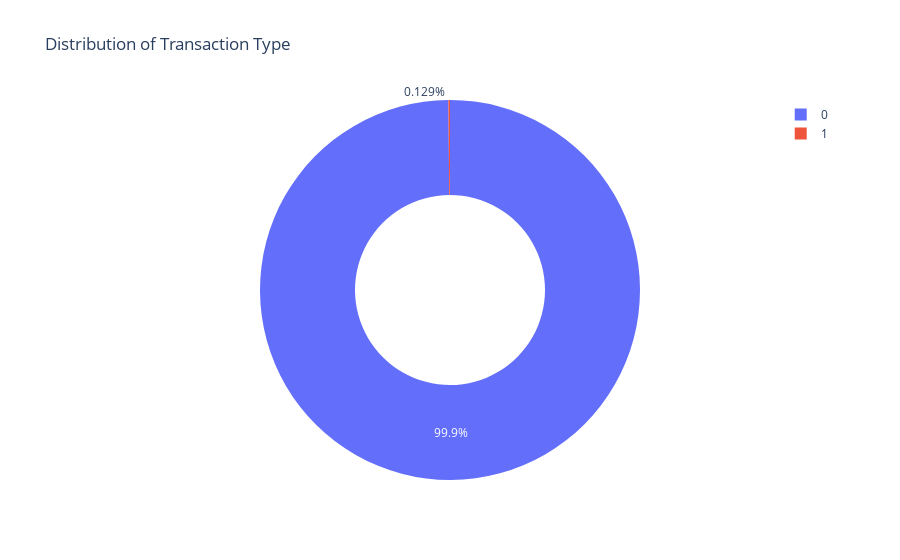

The code cell stored with this chart in its notebook:
### Code cell
type = df["isFraud"].value_counts()
transactions = type.index
quantity = type.values

import plotly.express as px
figure = px.pie(df, 
             values=quantity, 
             names=transactions,hole = 0.5, 
             title="Distribution of Transaction Type")
figure.show()

### Figure 1 — Plotly figure (JSON) as saved in the notebook; plotly's stock layout.template omitted (floating-point values rounded to 4 significant figures)
{"data": [{"domain": {"x": [0, 1], "y": [0, 1]}, "hole": 0.5, "hovertemplate": "label=%{label}<br>value=%{value}<extra></extra>", "labels": [0, 1], "legendgroup": "", "name": "", "showlegend": true, "type": "pie", "values": [6354407, 8213]}], "layout": {"legend": {"tracegroupgap": 0}, "title": {"text": "Distribution of Transaction Type"}}}
